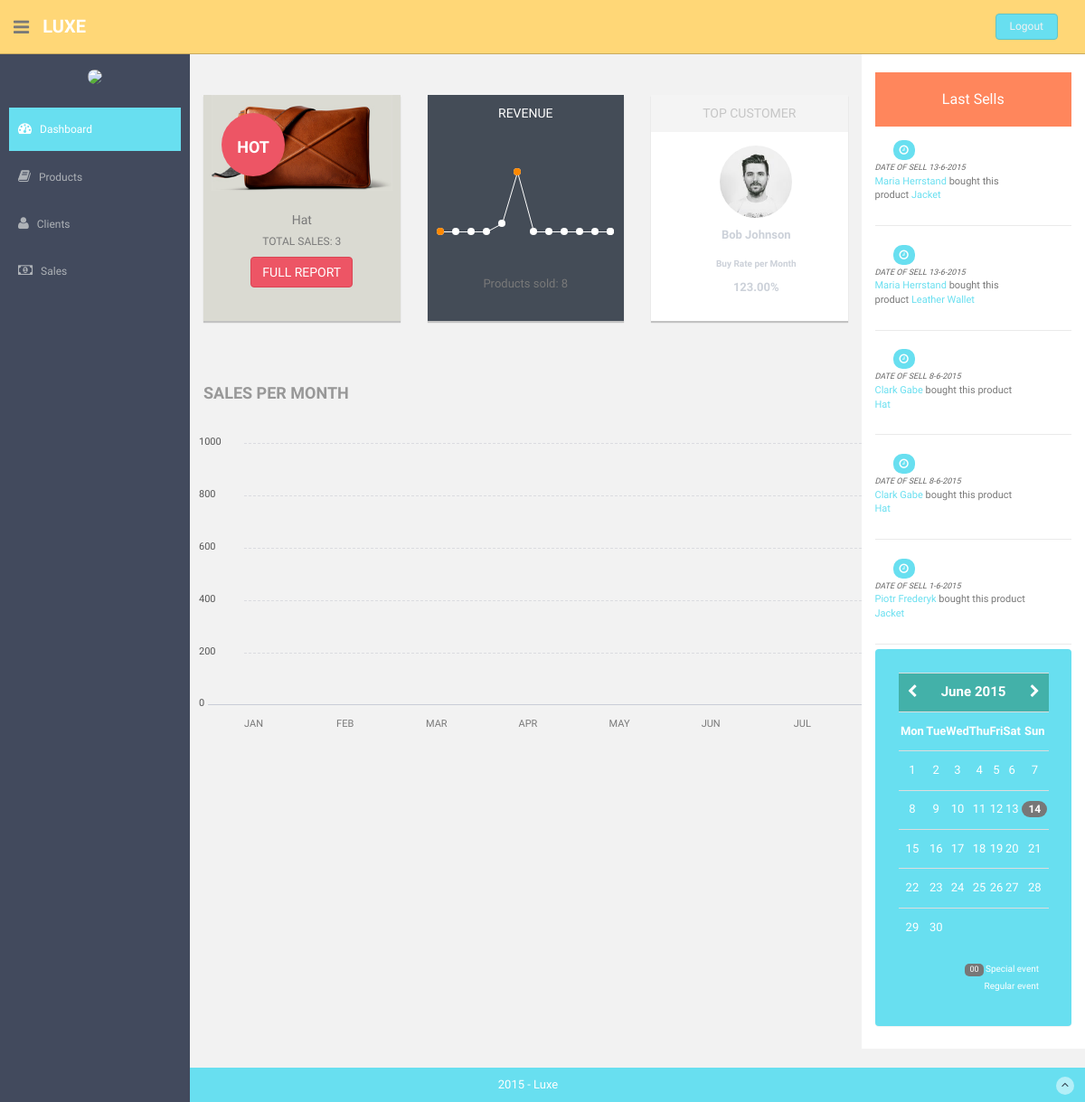
Screenshot of / (signed in) with the database file from the repository.
### tables this page shows
CREATE TABLE `Clients` (
`ClientId` int(4) NOT NULL,
  `ClientName` varchar(20) NOT NULL,
  `ClientSurname` varchar(20) NOT NULL,
  `ClientMail` varchar(30) NOT NULL,
  `ClientPhone` varchar(11) NOT NULL DEFAULT '',
  `ClientAddress` varchar(30) NOT NULL,
  `ClientBuyRate` double(7,2) NOT NULL,
  `ClientActive` enum('YES','NO') NOT NULL DEFAULT 'YES'
);

### functions.php (called while the page is built, shortened)
<?php
	function topUser(){
		$db = Database::connect();
		$db->setAttribute(PDO::ATTR_ERRMODE, PDO::ERRMODE_EXCEPTION);
		$stmt = $db->query('SELECT * from Clients WHERE ClientBuyRate=(SELECT MAX(ClientBuyRate) FROM Clients)');
		$result = $stmt->fetch(PDO::FETCH_ASSOC);
      return $result;
	}
	function topProduct(){
		$db = Database::connect();
		$db->setAttribute(PDO::ATTR_ERRMODE, PDO::ERRMODE_EXCEPTION);
		$stmt = $db->query('SELECT ProductsBySales.IdProduct, COUNT(IdProduct) as numberOfProd, Products.ProdName FROM ProductsBySales, Products Where Products.ProdID = ProductsBySales.IdProduct GROUP BY IdProduct ORDER BY COUNT(IdProduct) DESC');
		$result = $stmt->fetch(PDO::FETCH_ASSOC);
      return $result;
	}
	function fiveLastClients(){
		$db = Database::connect();
		$db->setAttribute(PDO::ATTR_ERRMODE, PDO::ERRMODE_EXCEPTION);
		$stmt = $db->query('SELECT Clients.ClientName, Clients.ClientSurname, DAY(Sales.SaleDate) as day, MONTH(Sales.SaleDate) as month, YEAR(Sales.SaleDate) as year
			FROM Clients, Sales, ProductsBySales
			WHERE Sales.`IdClient` = Clients.`ClientId`
			AND Sales.`SalesId` = ProductsBySales.`IdSale`
			ORDER BY `SaleDate` DESC LIMIT 5');
		return $stmt;
	}
	function fiveLastProducts(){
		$db = Database::connect();
		$db->setAttribute(PDO::ATTR_ERRMODE, PDO::ERRMODE_EXCEPTION);
		$stmt = $db->query('SELECT Products.`ProdName` FROM Products JOIN `ProductsBySales` ON Products.ProdId = ProductsBySales.IdProduct ORDER BY IdProductSale DESC LIMIT 0,5');
		return $stmt;
	}
	function totalProducts($month){
		$db = Database::connect();
		$db->setAttribute(PDO::ATTR_ERRMODE, PDO::ERRMODE_EXCEPTION);
		$stmt = $db->prepare('SELECT COUNT(*) as products FROM (SELECT IdProduct FROM ProductsBySales JOIN `Sales` WHERE ProductsBySales.IdSale = Sales.SalesId AND MONTH(`SaleDate`) = ?) as hello, Products WHERE hello.IdProduct = Products.ProdId');
		$stmt->execute(array($month));
		$result = $stmt->fetch(PDO::FETCH_ASSOC);
		if($result > 0){
			return $result;
		}else{
			return null;
		}
	}
	function getAllProd(){
		$db = Database::connect();
		$db->setAttribute(PDO::ATTR_ERRMODE, PDO::ERRMODE_EXCEPTION);
		$stmt = $db->query('SELECT COUNT(*) as ALLproducts FROM (SELECT IdProduct FROM ProductsBySales JOIN `Sales` WHERE ProductsBySales.IdSale = Sales.SalesId) as hello, Products WHERE hello.IdProduct = Products.ProdId');
		$result = $stmt->fetch(PDO::FETCH_ASSOC);
      return $result;
	}
?>

### index.php (the view, shortened to what this page needs)
<?php require_once 'functions.php';?>
<!DOCTYPE html>
<html lang="en">
  <head>
    <link href="assets/css/bootstrap.css" rel="stylesheet">
    <link href="assets/font-awesome/css/font-awesome.css" rel="stylesheet" />
    <link rel="stylesheet" type="text/css" href="assets/css/zabuto_calendar.css">
    <link rel="stylesheet" type="text/css" href="assets/js/gritter/css/jquery.gritter.css" />
    <link rel="stylesheet" type="text/css" href="assets/lineicons/style.css">
    <link href="assets/css/style.css" rel="stylesheet">
    <link href="assets/css/style-responsive.css" rel="stylesheet">
  </head>
  <body>
  <section id="container" >
      <header class="header black-bg">
              <div class="sidebar-toggle-box">
                  <div class="fa fa-bars tooltips" data-placement="right" data-original-title="Toggle Navigation"></div>
              </div>
            <a href="index.php" class="logo"><b>Luxe</b></a>
            <div class="top-menu">
            	<ul class="nav pull-right top-menu">
                    <li><a class="logout" href="login.php">Logout</a></li>
            	</ul>
            </div>
        </header>
      <aside>
          <div id="sidebar"  class="nav-collapse ">
              <ul class="sidebar-menu" id="nav-accordion">
              	  <p class="centered"><img src="assets/img/ui-juan.jpg" class="img-circle" width="60"></p>
                  <li class="mt">
                      <a class="active" id="dashboard" href="index.php">
                          <i class="fa fa-dashboard"></i>
                          <span>Dashboard</span>
                      </a>
                  </li>
                  <li class="sub-menu">
                      <a id="products" href="javascript:;" >
                          <i class="fa fa-book"></i>
                          <span>Products</span>
                      </a>
                  </li>
                  <li class="sub-menu">
                      <a id="products" href="javascript:;" >
                          <i class="fa fa-user"></i>
                          <span>Clients</span>
                      </a>
                  </li>
                  <li class="sub-menu">
                      <a href="sales.php">
                          <i class="fa fa-money"></i>
                          <span>Sales</span>
                      </a>
                  </li>
              </ul>
          </div>
      </aside>
      <section id="main-content">
          <section class="wrapper" id="wrapp">
              <div class="row">
                  <div class="col-lg-9 main-chart">
                      <div class="row mt">
								<div class="col-md-4 col-md-4">
									<div class="product-panel-2 pn">
										<div class="badge badge-hot">HOT</div>
										<img src="assets/img/product.jpg" width="200" alt="">
										<h5 class="mt"><?php $topP = topProduct();
													$prodName = $topP['ProdName'];
													echo $prodName;?></h5>
										<h6>TOTAL SALES: <?php $count = $topP['numberOfProd'];
											echo $count; ?></h6>
										<a class="btn btn-small btn-theme04" href="sales.php">FULL REPORT</a>
									</div>
								</div>
                      	<div class="col-md-4 col-sm-4 mb">
									<div class="darkblue-panel pn">
										<div class="darkblue-header">
											<h5>REVENUE</h5>
										</div>
										<?php
										$total = [];
										for($i = 0; $i < 12;$i++)
										{
											$total[$i] = totalProducts($i+1);
										}
										?>
										<div class="chart mt">
											<div class="sparkline" data-type="line" data-resize="true" data-height="75" data-width="90%" data-line-width="1" data-line-color="#fff" data-spot-color="#fff" data-fill-color="" data-highlight-line-color="#fff" data-spot-radius="4" data-data="[<?php
											for($j=0;$j<12;$j++){
												echo $total[$j]['products'];
												if($j!=11){
													echo ',';
												}
											}
											?>]"></div>
										</div>
										<p class="mt"><b></b><br/>Products sold: <?php $x = getAllProd(); echo $x['ALLproducts'];?></p>
									</div>
								</div>
								<div class="col-md-4 mb">
									<div class="white-panel pn">
										<div class="white-header">
											<h5>TOP CUSTOMER</h5>
										</div>
										<p><img src="assets/img/clients/ui-zac.jpg" class="img-circle" width="80"></p>
										<p><b><?php $top = topUser();
													$name = $top['ClientName'];
													$surname = $top['ClientSurname'];
													$buyRate = $top['ClientBuyRate'];
													echo $name.' '.$surname;?></b></p>
										<div class="row">
											<div class="col-md-12">
												<p class="small mt">Buy Rate per Month</p>
												<p><?php echo $buyRate;?>%</p>
											</div>
										</div>
									</div>
								</div>
                    </div>
					<div class="row mt">
                      <div class="border-head">
                          <h3>SALES PER MONTH</h3>
                      </div>
                      <div class="custom-bar-chart">
                          <ul class="y-axis">
                              <li><span>1000</span></li>
                              <li><span>800</span></li>
                              <li><span>600</span></li>
                              <li><span>400</span></li>
                              <li><span>200</span></li>
                              <li><span>0</span></li>
                          </ul>
                          <div class="bar">
                              <div class="title">JAN</div>
                          </div>
                          <div class="bar ">
                              <div class="title">FEB</div>
                          </div>
                          <div class="bar ">
                              <div class="title">MAR</div>
                          </div>
                          <div class="bar ">
                              <div class="title">APR</div>
                          </div>
                          <div class="bar">
                              <div class="title">MAY</div>
                          </div>
                          <div class="bar ">
                              <div class="title">JUN</div>
                          </div>
                          <div class="bar">
                              <div class="title">JUL</div>
                          </div>
							  </div>
					</div>
                  </div>
                  <div class="col-lg-3 ds">
						<h3><a href="sales.php" style="color: white;">Last Sells</a></h3>
							 							 <?php
														 	$result = fiveLastClients();
														 	$result2 = fiveLastProducts();
															$i = array();
															$index = 0;
															$index2 = 0;
														 ?>
														 <?php foreach($result2 as $row){?>
							                        <?php $i[$index] = $row['ProdName'];
															$index++;?>
														  <?php } ?>
														 <?php foreach($result as $row){?>
							                        <div class="desc">
							                       		<div class="thumb">
							                       			<span class="badge bg-theme"><i class="fa fa-clock-o"></i></span>
							                       		</div>
							                       		<div class="details">
							                       			<p><muted>Date of sell <?php echo $row['day'].'-'.$row['month'].'-'.$row['year'];?></muted><br/>
							                       		  		<a><?php echo $row['ClientName'].' '.$row['ClientSurname'];?></a> bought this product <a><?php echo $i[$index2];?></a><br/>
							                       			</p>
							                       		</div>
							                       </div>
														  <?php $index2++;
													  		} ?>
                        <div id="calendar" class="mb">
                            <div class="panel green-panel no-margin">
                                <div class="panel-body">
                                    <div id="my-calendar"></div>
                                </div>
                            </div>
                        </div>
                  </div>
              </div>
          </section>
      </section>
      <footer class="site-footer">
          <div class="text-center">
              2015 - Luxe
              <a href="index.php#" class="go-top">
                  <i class="fa fa-angle-up"></i>
              </a>
          </div>
      </footer>
  </section>
  </body>
</html>

### assets/css/style-responsive.css (style rules this page uses)
@media (min-width: 980px) { .custom-bar-chart { margin-bottom: 40px; } }

### rows the page displays
clients: ClientName "Bob", ClientSurname "Johnson", ClientBuyRate "123.00"
clients: day "13", month "6", year "2015", ClientName "Maria", ClientSurname "Herrstand", index2 "Jacket", index2 "Leather Wallet"
clients: day "8", month "6", year "2015", ClientName "Clark", ClientSurname "Gabe", index2 "Hat"
clients: day "1", month "6", year "2015", ClientName "Piotr", ClientSurname "Frederyk", index2 "Jacket"

### other values shown
$prodName "Hat"
$count "3"
$x['ALLproducts'] "8"
